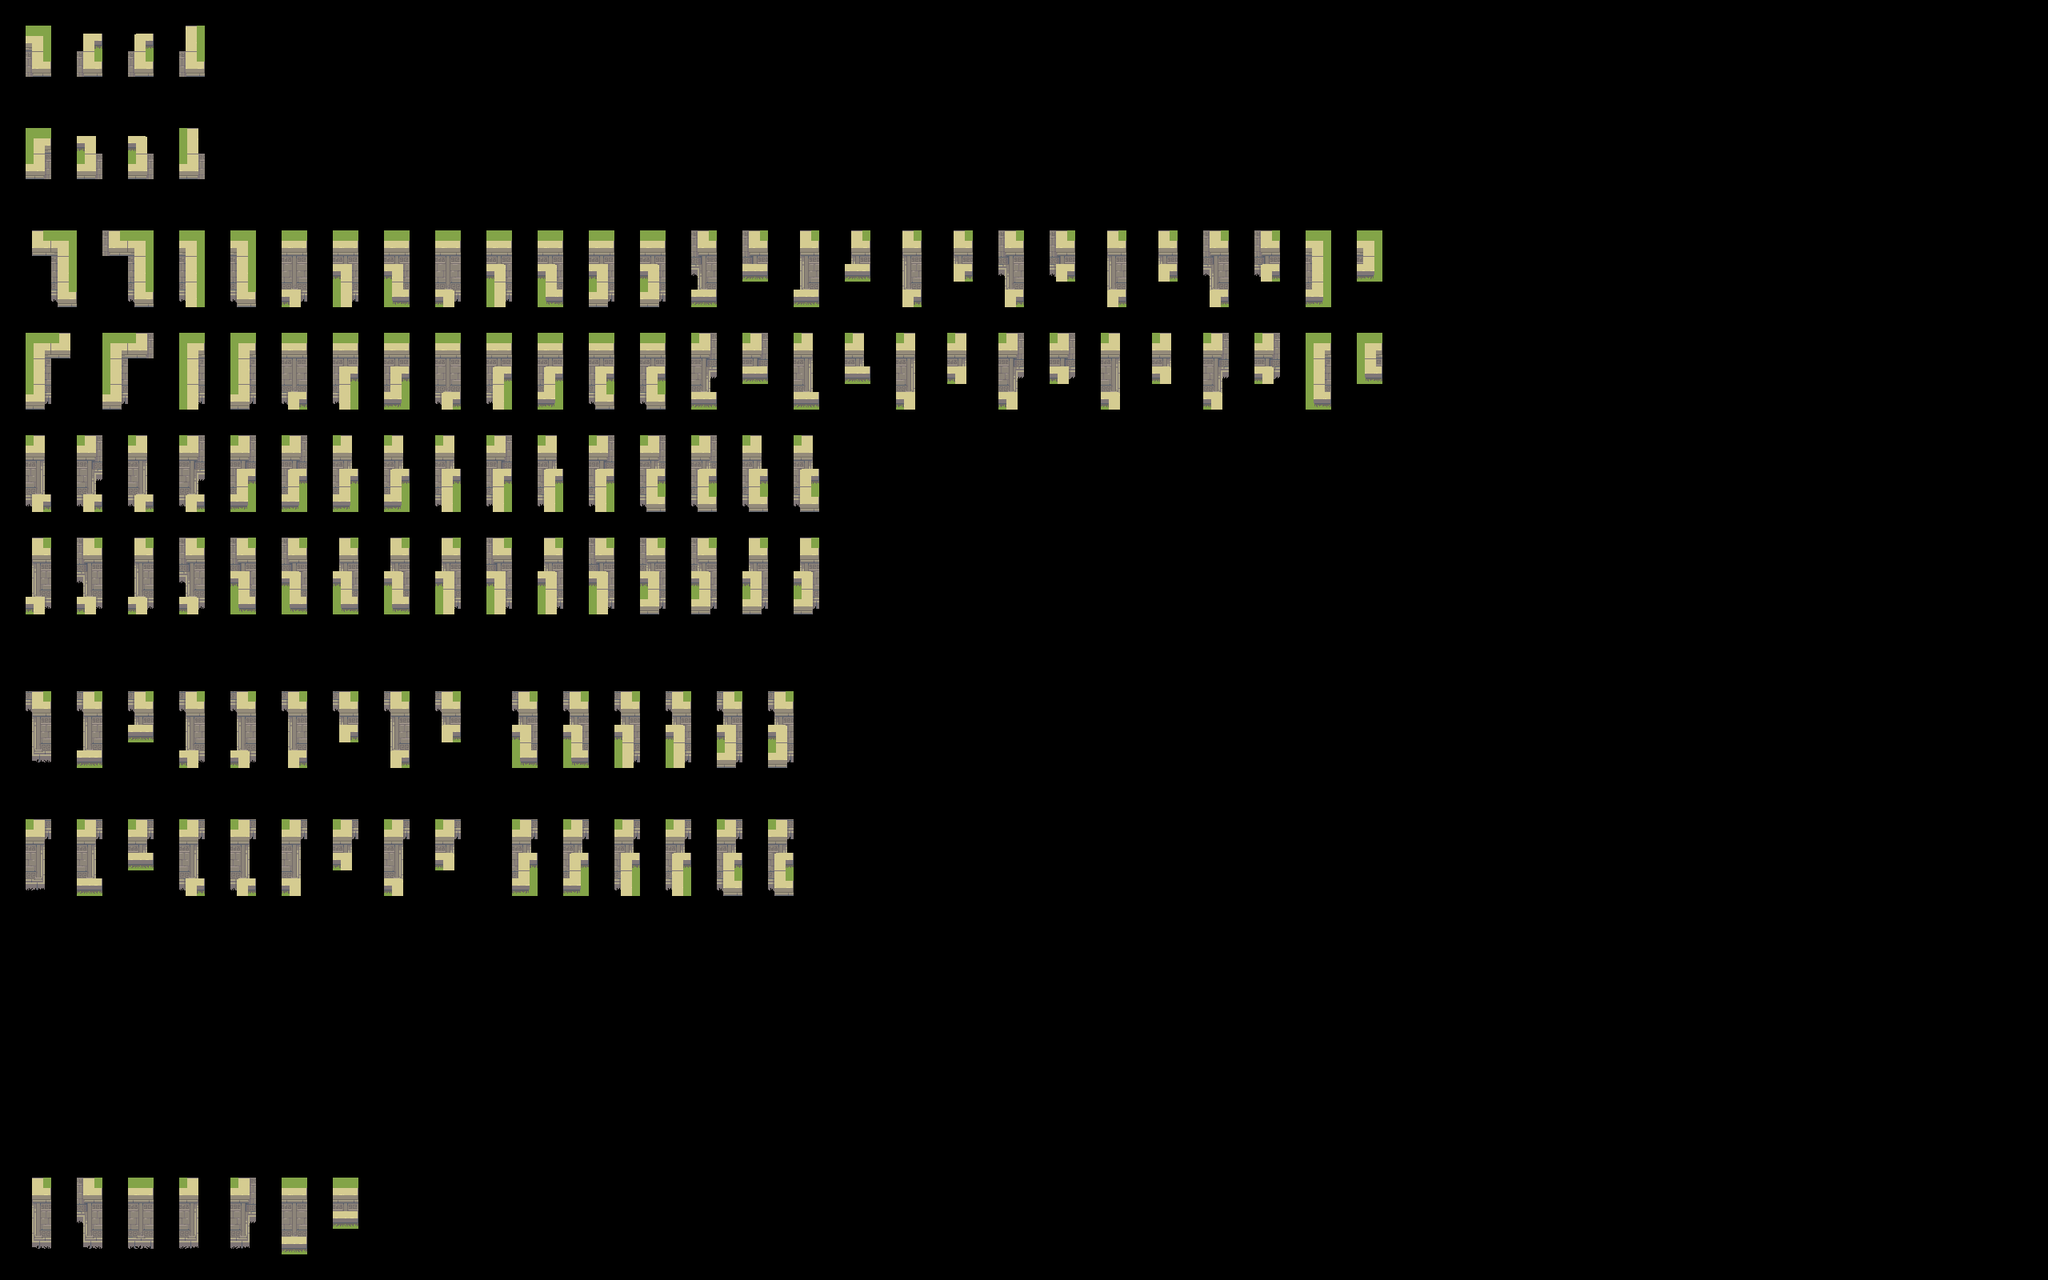

This is a level from a 2D game, rendered from its Tiled map with the project's own tilesets. A one-line summary and the map file follow, with tile-layer data summarised:
An orthogonal 80x50 tile map with 32x32 px tiles, 2 tile layers (input_wall-2, output_wall-2), 2 hidden layers not drawn.

<map version="1.5" tiledversion="1.7.2" orientation="orthogonal" renderorder="right-down" width="80" height="50" tilewidth="32" tileheight="32" infinite="0" nextlayerid="5" nextobjectid="1">
 <tileset firstgid="1" source="Ancient Ruins-Tileset-wall-2.tsx" />
 <layer id="1" name="regions_input" width="80" height="50" visible="0">
  <data>[4000 cells, 354 non-empty, 1 distinct tile ids]</data>
 </layer>
 <layer id="2" name="input_wall-2" width="80" height="50">
  <properties>
   <property name="StrictEmpty" type="bool" value="true" />
  </properties>
  <data>[4000 cells, 313 non-empty, 18 distinct tile ids]</data>
 </layer>
 <layer id="3" name="regions_output" width="80" height="50" visible="0">
  <data>[4000 cells, 229 non-empty, 1 distinct tile ids]</data>
 </layer>
 <layer id="4" name="output_wall-2" width="80" height="50">
  <data>[4000 cells, 229 non-empty, 72 distinct tile ids]</data>
 </layer>
</map>
